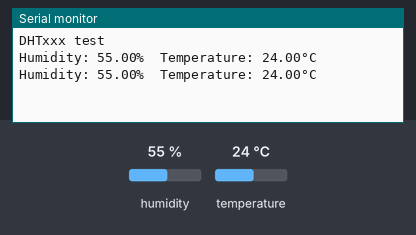
A sketch run on a simulated Arduino Uno, built with avr-gcc and run on an emulated ATmega328P. Parts: the last lines printed to the serial monitor. Inputs (shaded band) come from the test bench; at power-on: humidity 55 %, temperature 24 °C.

Above: at 2.8 s.
2.9 s: humidity set to 22 %
At 4.6 s:
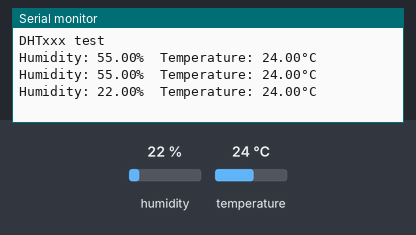
5.6 s: temperature set to 12 °C
At 7.0 s:
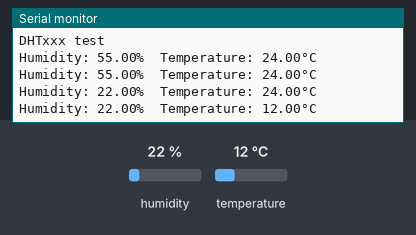
8.3 s: humidity set to 40 %
At 10.6 s:
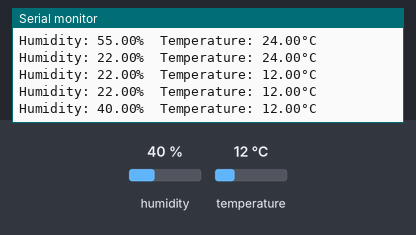
Timing chart, 0 to 12.1 s (numbered marks = the images above; inputs shaded):
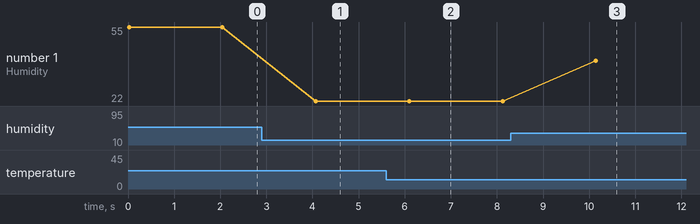

The sketch:

DHT11Prueba.ino
```cpp
#include "DHT.h"

#define in 8
#define DHTTYPE DHT11

DHT dht(in, DHTTYPE);

void setup() {
  Serial.begin(9600);
  Serial.println(F("DHTxxx test"));
  dht.begin();


}

void loop() {
  float h = dht.readHumidity();
  float t = dht.readTemperature();
  float f = dht.readTemperature(true);

  if (isnan(h) || isnan(t)) {
    Serial.println(F("Failed to read from DHT sensor!"));
    return;
  }

  float hif = dht.computeHeatIndex(f, h);
  // Compute heat index in Celsius (isFahreheit = false)
  float hic = dht.computeHeatIndex(t, h, false);

  Serial.print(F("Humidity: "));
  Serial.print(h);
  Serial.print(F("%  Temperature: "));
  Serial.print(t);
  Serial.print(F("°C \n"));
  delay(2000);
}
```

Measured:
- after the input at 2.9 s, the serial monitor: prints a new line after 1.2 s (image 1)
- after the input at 5.6 s, the serial monitor: prints a new line after 0.50 s (image 2)
- after the input at 8.3 s, the serial monitor: prints a new line after 1.8 s (image 3)
- plotted number 1: 55 → 22 after the input at 2.9 s, 22 → 40 after the input at 8.3 s
